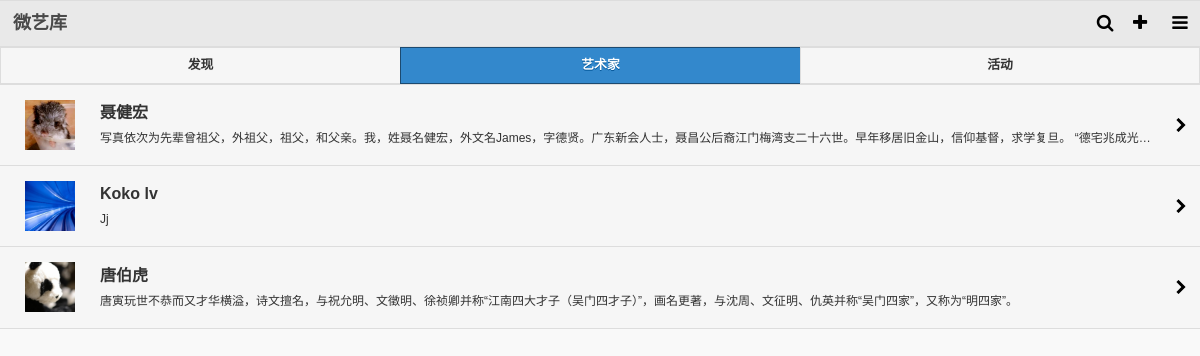
The page /wxk.so/artslist.php on the database its author committed.
### tables this page shows
CREATE TABLE `member` (
  `id_member` int(11) NOT NULL auto_increment,
  `name` varchar(25) NOT NULL,
  `intro` text NOT NULL,
  `memid` varchar(13) NOT NULL,
  `sex` int(1) NOT NULL default '1',
  `age` varchar(4) NOT NULL,
  `photo` varchar(250) NOT NULL,
  `birthday` date NOT NULL,
  `city` varchar(4) NOT NULL,
  `address` varchar(250) NOT NULL,
  `mobi` varchar(20) NOT NULL,
  `email` varchar(50) NOT NULL,
  `user` varchar(20) NOT NULL,
  `password` varchar(64) NOT NULL,
  `status` int(1) NOT NULL default '1',
  `level` int(1) NOT NULL default '1',
  `indate` datetime NOT NULL,
  `modate` datetime NOT NULL,
  `logindate` datetime NOT NULL,
  `loginip` varchar(16) NOT NULL,
  PRIMARY KEY  (`id_member`)
);

### wxk.so/inc/function.class.php (called while the page is built, shortened)
<?php
$pagerandcode=rand(1,999999);
$objDB=new mysql($db_hostname,$db_username,$db_password,$db_database);
?>

### wxk.so/inc/dbinfo.php (called while the page is built, shortened)
<?php
$db_hostname="localhost";
$db_username="root";
$db_password="123456";
$db_database="wyk";
?>

### wxk.so/inc/mysql.class.php (called while the page is built, shortened)
<?php
class mysql{
	var $Conn="";
	var $Res="";
	function mysql($strHost,$strUser,$strPwd,$strDatabase){
		$this->Conn=mysql_connect($strHost,$strUser,$strPwd)
					 or die("Sorry,canot connect to database!");
		return $this->Conn;
	}
	function Execute($strSQL){
		$this->Res=mysql_query($strSQL,$this->Conn);
	}
	function getRows(){
		$i=0;
		$arrResult=array();
		while($row =mysql_fetch_array($this->Res,MYSQL_ASSOC)){
			$arrResult[$i]=$row;
			$i++;
		}
		return $arrResult;
	}
}
?>

### wxk.so/artslist.php (the view, shortened to what this page needs)
<?php
require "./inc/cn_index_core.php";
$strSQL = "select id_member,memid,name,intro,photo from member  where status='1' and level='2' order by id_member desc limit 0,5" ;
$objDB->Execute($strSQL);
$arrartlist=$objDB->GetRows();
?>
<!DOCTYPE HTML>
<html>
<head>
<link rel="stylesheet" href="/inc/css/jquery.mobile.theme-1.4.0.css" />
<link rel="stylesheet" href="/inc/css/jquery.mobile.icons-1.4.0.min.css" />
<link rel="stylesheet" href="/inc/css/jquery.mobile.structure-1.4.0.min.css" />
<link href="/inc/css/font-awesome.min.css" rel="stylesheet">
<link href="/inc/css/photoswipe.css" type="text/css" rel="stylesheet" />
<link href="/inc/css/resetui.css" media="screen" rel="stylesheet" type="text/css" />
</head>
<body>
<div data-role="page" id="mobistyle-webapp" class="my-page" >
 <? require "header.php"; ?>
<div data-role="content" id="contentinnnerbg" style="margin:0px;padding:0px;" >
<div data-role="navbar"  id="topmenu">
    <ul>
        <li><a href="found.html">发现</a></li>
        <li><a href="#" class="ui-btn-active">艺术家</a></li>
        <li><a href="event.html">活动</a></li>
    </ul>
</div>
<ul data-role="listview"  data-inset="false"  class="ui-nodisc-icon ui-alt-icon resetplist"  id="type-artslist-<?=$pagerandcode;?>"  style="padding:0px;margin:0px;">
	<?php for($i=0;$i<sizeof($arrartlist);$i++){?>
        <li>
            <a href="artsinfo-<?=$arrartlist[$i][memid]?>.html">
                <img src="/upload/pics/<?=$arrartlist[$i][photo]?>" width="50">
                <h2><?=$arrartlist[$i][name]?></h2>
                <p><?=$arrartlist[$i][intro]?></p>
            </a>
        </li>
    <?php }?>
</ul>
</div>
</div>
</body>
</html>

### wxk.so/header.php (shortened to what this page needs)
<div data-role="header"  data-theme="a"    id="headerbg" >
<div id="logobar">
<div id="logo"><a href="/">微艺库</a></div>
<div id="menu"><a  href="#" onclick="$('.quickmenubox').slideToggle('fast');"><i class="fa fa-bars "></i></a></div>
<div id="menu-plus"><a  href="#" ><i class="fa fa-plus "></i></a></div>
<div class="searchicon"><a  href="#" onclick="$('.searchbox-list').slideToggle('fast');"><i class="fa fa-search "></i></a></div>
<div class="clearfix"></div>
</div>
</div>

### rows shown on the page
member: photo (picture), name "聂健宏", intro "写真依次为先辈曾祖父，外祖父，祖父，和父亲。我，姓聂名健宏，外文名James，字德贤。广东新会人士，聂昌公后裔江门梅湾支二十六世。早年移居旧金山，信仰基督，求学复旦。 “德宅兆成光…"
member: photo (picture), name "Koko lv", intro "Jj"
member: photo (picture), name "唐伯虎", intro "唐寅玩世不恭而又才华横溢，诗文擅名，与祝允明、文徵明、徐祯卿并称“江南四大才子（吴门四才子）”，画名更著，与沈周、文征明、仇英并称“吴门四家”，又称为“明四家”。"
